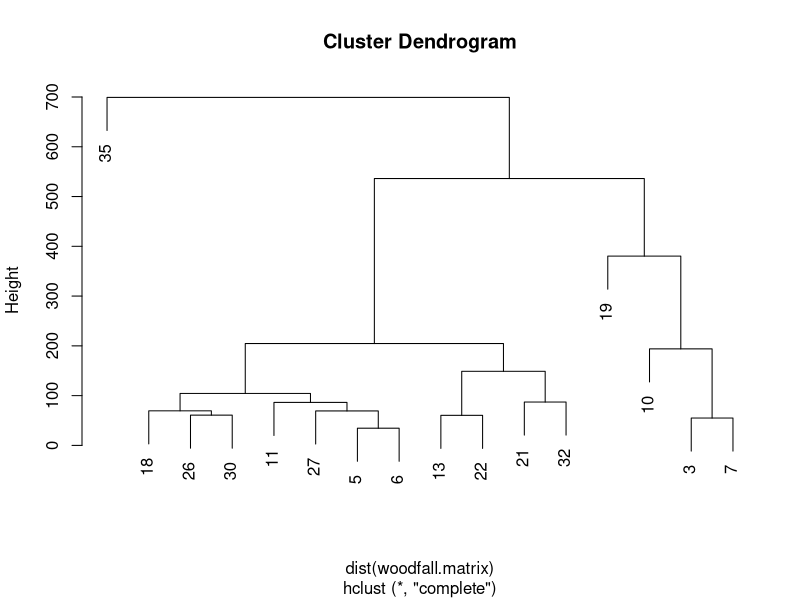
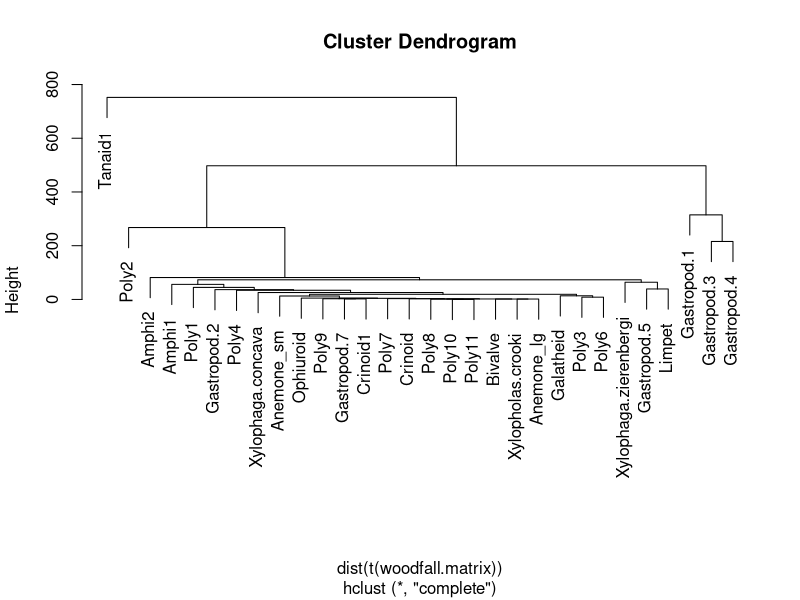
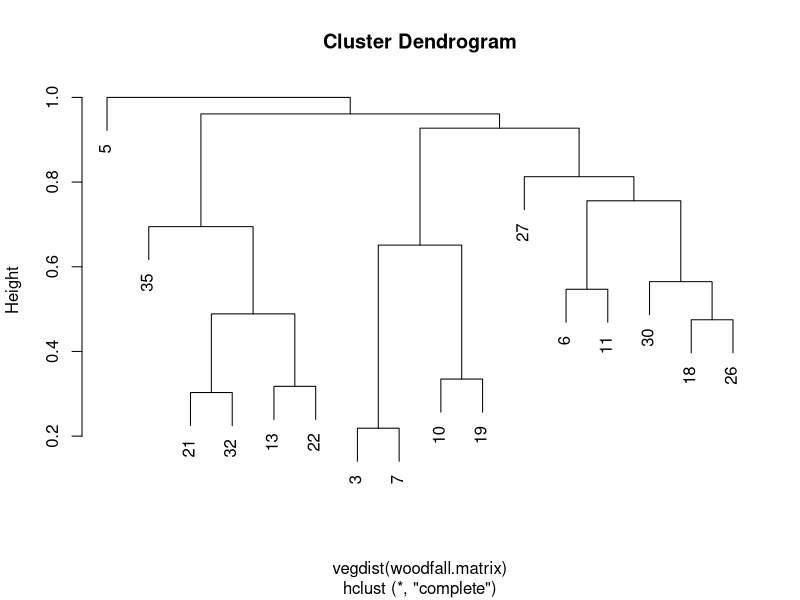
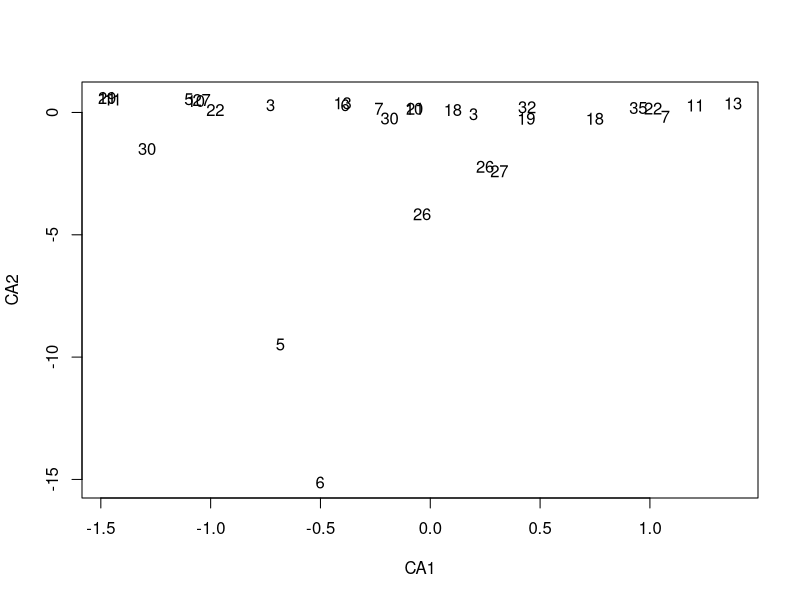
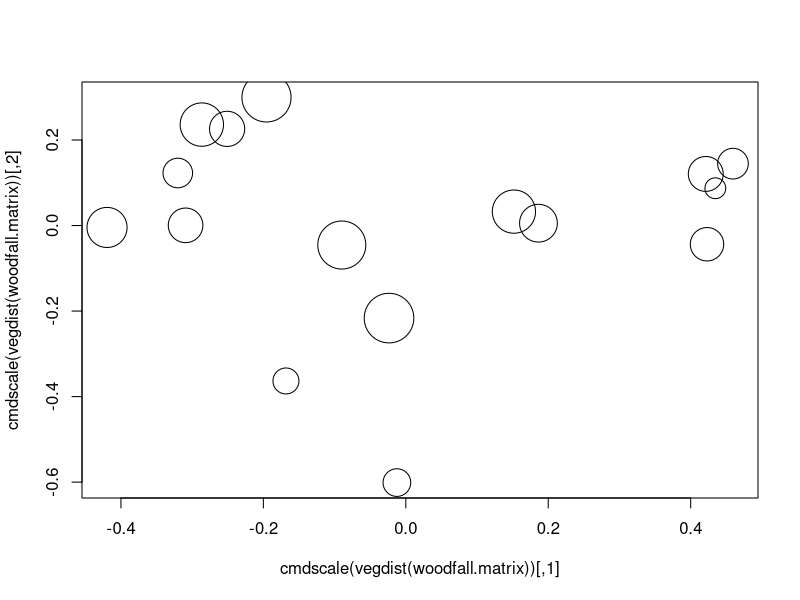
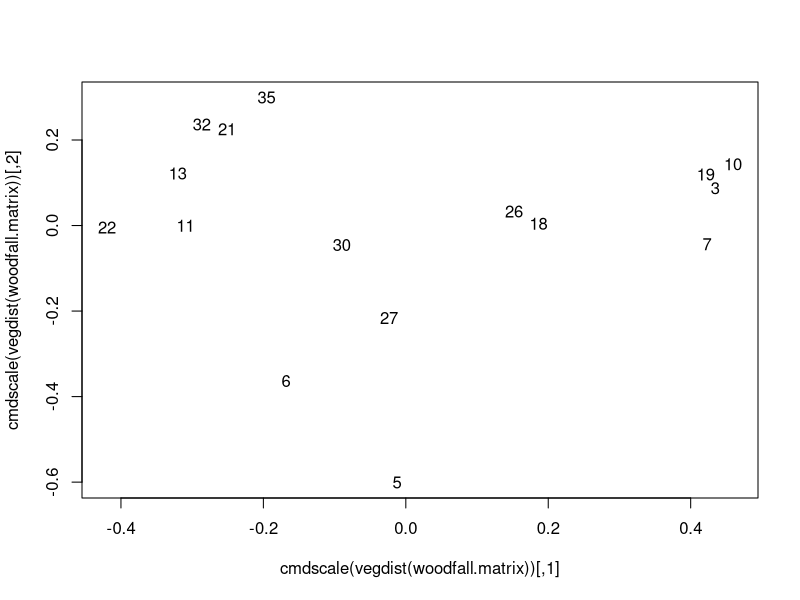

Recreate these plots in R, in order.

library(vegan)

#data preparation
woodfall <- read.csv("woodfall.csv")
head(woodfall)
summary(woodfall)

#data exploration
woodfall.matrix <- woodfall[,-(1:8)]
woodfall.matrix[is.na(woodfall.matrix)]=0 #looks through the matrix to check if NA
rownames(woodfall.matrix) = woodfall$Log
plot(hclust(dist(woodfall.matrix))) #2 distinct cluster with one outlier
plot(hclust(dist(t(woodfall.matrix))))

plot(hclust(vegdist(woodfall.matrix))) #euclidean is informed by absolute abundance rather than relative     

#factor analysis
factanal(t(woodfall.matrix), factors=1)

#CCA
plot(cca(woodfall.matrix)$CA$v, cex=0)
text(cca(woodfall.matrix)$CA$v,labels=rownames(woodfall.matrix))

#principal coordinates analysis
cmdscale(vegdist(woodfall.matrix))
plot(cmdscale(vegdist(woodfall.matrix)), cex=sqrt(woodfall$Surface.Area..cm2.)/10)
plot(cmdscale(vegdist(woodfall.matrix)), cex=0)
text(cmdscale(vegdist(woodfall.matrix)), labels=rownames(woodfall.matrix))

woodfall[woodfall$Log %in% c("3","7","10","19"),]
